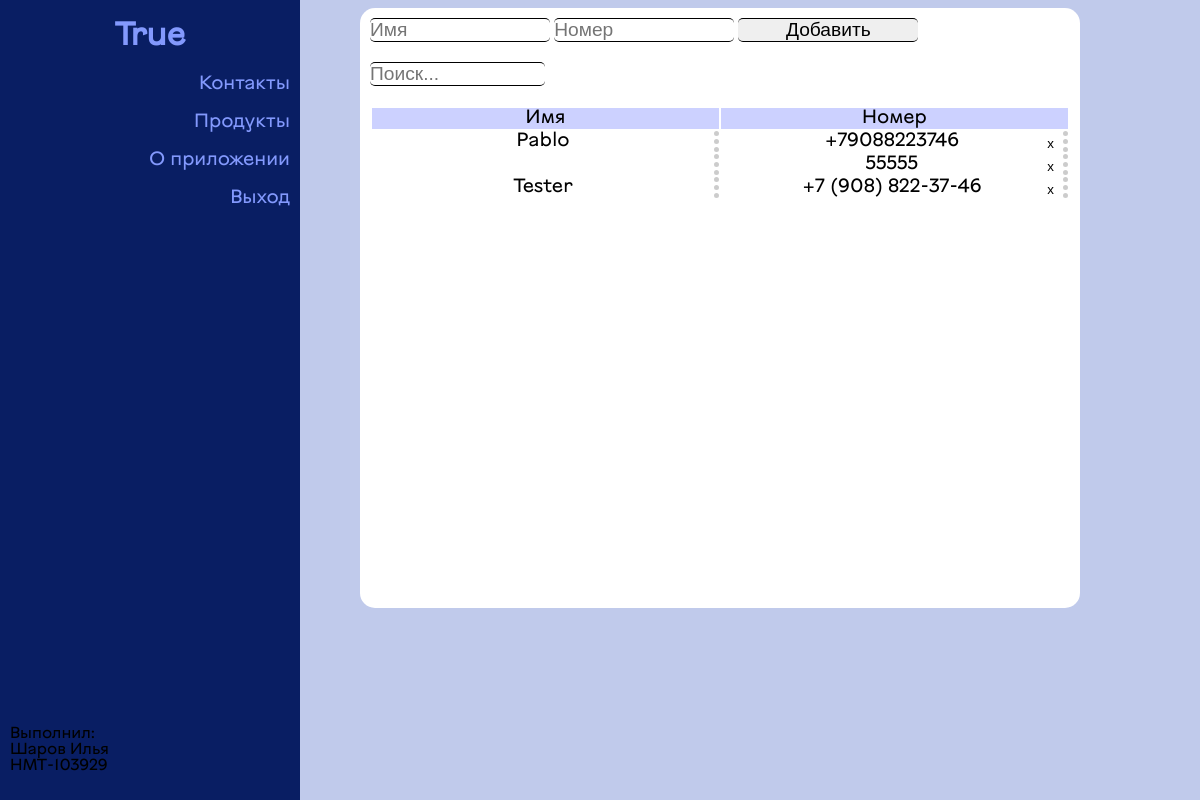
/contacts/ (signed in), run on an earlier commit of the app's database.
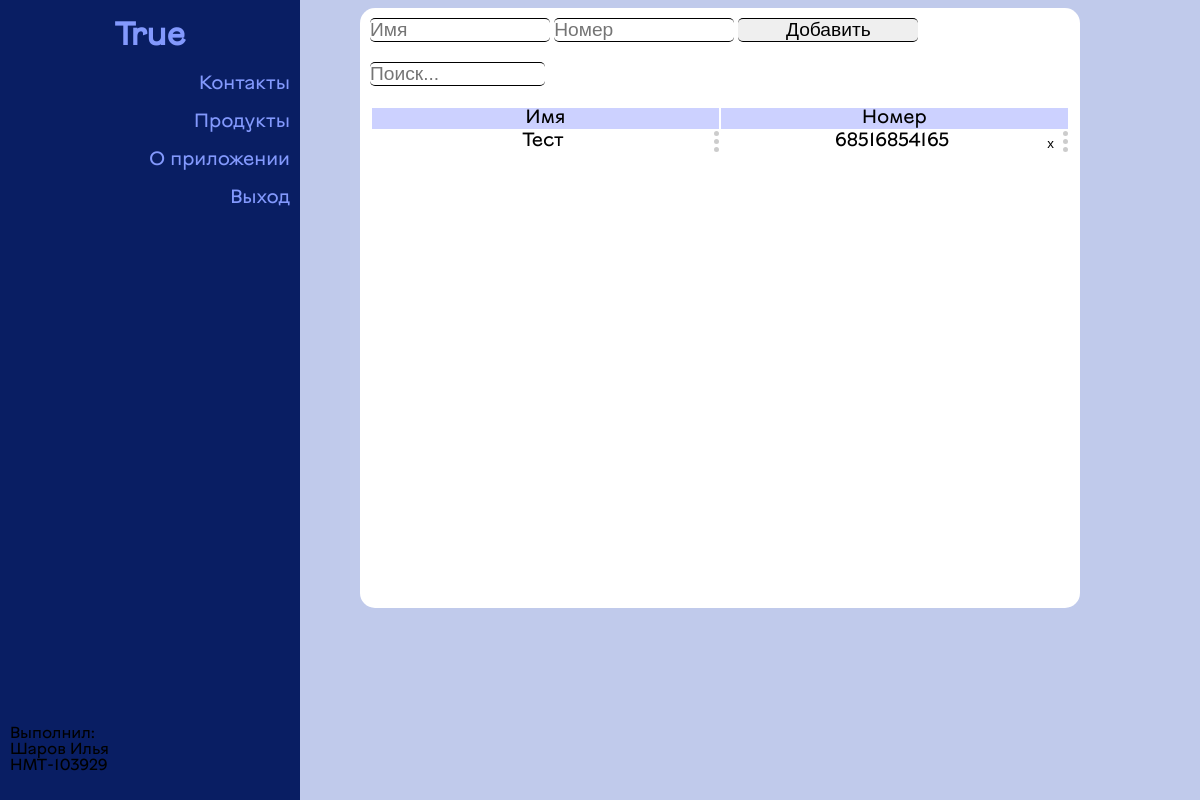
And on a later commit of the database.
### fullstack/models.py (models this page shows, shortened)
class Contacts_name(models.Model):
    name = models.CharField(max_length=255, verbose_name='Имя контакта')
    client = models.ForeignKey('Client', null=True, on_delete=models.PROTECT, verbose_name='Имя клиента')

class Contacts_phone(models.Model):
    name = models.ForeignKey('Contacts_name', null=True, on_delete=models.PROTECT, verbose_name='Имя контакта')
    phone = models.CharField(max_length=255, verbose_name='Номер')

### fullstack/views.py (the view)
# urls.py: path('contacts/', contacts, name='contacts'),
def contacts(request):
    nums = Contacts_name.objects.filter(client=request.session['id'])
    cont = []
    last = ''
    for n in nums:
        for num in Contacts_phone.objects.filter(name=n.pk):
            if last != n.name:
                cont.append({'name': n.name, 'phone': num.phone, 'uname':n.name})
                last = n.name
            else:
                cont.append({'name': '', 'phone': num.phone,    'uname':n.name})
    response = render(request, 'pages/contacts.html', {'User': request.session['user'], 'cont':cont})
    return response

### fullstack/templates/pages/contacts.html (shortened to what this page needs)
<!DOCTYPE html>
{% load static %}
<html>
	<head>
	</head>
	<body>
		<div id="left-board"  class='bg-r'>
			<h1>{{User}}</h1>
			<div class='button' id='0'><p>Контакты</p></div>
			<div class='button'><p><a href='/index/'>Продукты</a></p></div>
			<div class='button'><p><a href='/about/'>О приложении</a></p></div>
			<div class='button'><p><a href='/logout/'>Выход</a></p></div>
		</div>
		<div class='window' id='c-0'>
			<form method=GET action='/aCont/'>
				<input name='name' type='text' placeholder='Имя' required>
				<input name='num' type='num' placeholder='Номер' required>
				<input type='submit' value='Добавить'>
			</form>
			<div style="padding: 10px">
				<input onchange="search()" id='searcher' type=text/ placeholder="Поиск...">
			</div>
			<table>
				<thead>
					<tr id="SH"><td>Имя</td><td>Номер</td></tr>
				</thead>
				<tbody>
					{% for c in cont %}
						<tr id="{{c.uname}}{{c.phone}}"><td>{{c.name}}</td> <td>{{c.phone}} <a href="/rCont/{{c.uname}}/{{c.phone}}"><button  class='remove'>x</button></a></td></tr>
					{% endfor %}
				</tbody>
			</table>
		</div>
		<div class='writer'><p>Выполнил:<br>Шаров Илья<br>НМТ-103929</p></div>
	</body>
</html>

What changed in the data, as far as the page shows it:
no longer on this page (row unchanged): Contacts_name: name "Pablo"
removed Contacts_phone: phone "+79088223746"
removed Contacts_phone: phone "55555"
no longer on this page (row unchanged): Contacts_name: name "Tester"
removed Contacts_phone: phone "+7 (908) 822-37-46"
added Contacts_name: name "Тест"
added Contacts_phone: phone "68516854165"
Also different on the page:
new list line: "x"
list line gone: "x"
